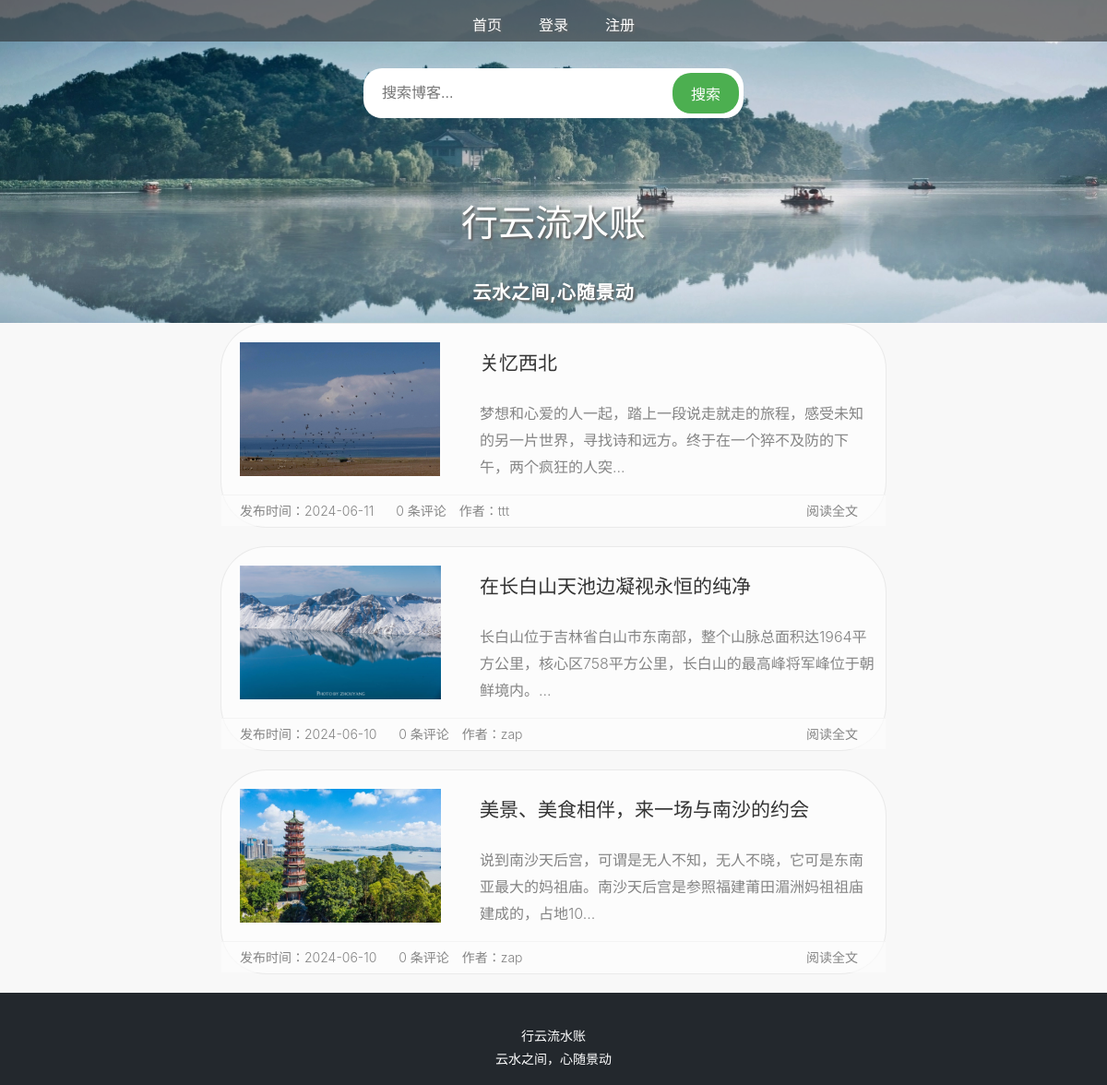
Screenshot of /main.php with the database file from the repository.
### tables this page shows
CREATE TABLE `article` (
  `id` int(11) UNSIGNED NOT NULL,
  `type_id` int(11) NOT NULL,
  `title` varchar(200) NOT NULL,
  `content` text NOT NULL,
  `author` varchar(20) NOT NULL,
  `pubtime` datetime NOT NULL,
  `picture` varchar(50) NOT NULL,
  `is_deleted` tinyint(1) NOT NULL DEFAULT '0'
);

### main.php (the view, shortened to what this page needs)
<?php
    require "./header.php";
    $link = @mysqli_connect(HOST, USER, PASS, DBNAME) or die("ERROR: CANNOT CONNECT TO DATABASE!");
    $sql = "SELECT * FROM article WHERE is_deleted = 0 ORDER BY pubtime DESC LIMIT 0,5";
    $result = mysqli_query($link,$sql);
?>
<!DOCTYPE html>
<html>
<head>
    <link rel="stylesheet" type="text/css" href="./css/main.css">
</head>
<body>
    <div class="main_content">
        <div class="new_blog">
            <?php
            while ($new_blog=mysqli_fetch_array($result)) {
            ?>
            <div class="main-main">
                <div class="new-blog">
                    <div class="cover">
                        <?php echo "<a href='./blog_article.php?blog_id=".$new_blog["id"]." ' >" ?>
                        <img src="./uploads/<?php echo $new_blog["picture"]; ?>"
                             alt='<?php echo $new_blog["title"] ?>'  height="100%;"/>
                        </a>
                    </div>
                    <div class="inner-new">
                        <header class="header-new">
                            <h2 class="title-new">
                                <?php echo "<a href='./blog_article.php?blog_id=".$new_blog["id"]." ' >"; ?>
                                <?php echo $new_blog['title'] ?>
                                </a>
                            </h2>
                        </header>
                    <div class="content-new">
                        <?php echo "<a href='./blog_article.php?blog_id=".$new_blog["id"]." ' >"; ?>
                        <p>
                            <?php
                            if (strlen($new_blog['content'])>60) {
                                echo mb_substr($new_blog['content'],0,60,'UTF-8')."...";
                            }
                            else { echo $new_blog['content']; }
                            ?>
                        </p>
                        </a>
                    </div>
                    </div>
                <div class="meta-new">
                    <span class="pull-left">
                        <a class="release-date">
                            <?php echo '发布时间：'.mb_substr($new_blog['pubtime'],0,10,'UTF-8').''; ?>
                        </a>
                    <a href="./#comments" class="comments">
                        <?php echo "<a href='./blog_article.php?blog_id=".$new_blog["id"]."#comments ' >"; ?>
                        <?php
                        $comsql='select * from comment where fileid = '.$new_blog["id"].' and is_deleted = 0 order by comtime desc;';
                        $com_res=mysqli_query($link,$comsql);
                        $com_num=mysqli_num_rows($com_res);
                        echo "$com_num"." 条评论";
                        ?>
                    </a>
                    <a href=" " class="user">
                        <?php echo '作者：'.$new_blog["author"].''; ?>
                    </a>
                </span>
                <span class="pull-right">
                    <?php echo "<a  href='./blog_article.php?blog_id=".$new_blog["id"]." ' title='阅读全文'' >"; ?>
                        阅读全文
                    </a>
                </span>
            </div>
        </div>
    </div>
    <?php } ?>
</div>
</body>
<?php require("./footer.php"); ?>
</html>

### css/header.css (style rules this page uses)
body { margin: 0; overflow-x: hidden; overflow-y: auto; background-image: url("../images/111.jpg"); background-size: cover; background-repeat: no-repeat; background-position: center; }

### css/main.css (style rules this page uses)
.main-main { background-color: #f8f8f8; font-family: -apple-system, BlinkMacSystemFont, opensans, Optima, "Microsoft Yahei", sans-serif; line-height: 1.8; font-size: 16px; font-weight: 300; overflow-x: hidden; margin: 0; }
.main-main a { text-decoration: none; color: #848484; }
.new-blog { width: 720px; height: 220px; background-color: #fcfcfc; margin: 0px auto; margin-bottom: 20px; border: 1px solid rgba(192, 192, 192, 0.3); transition: all 0.5s; border-radius: 50px; }
.cover { float: left; width: 240px; height: 145px; overflow: hidden; margin: 20px; }
.inner-new { padding: 0 10px 0 0; }
.header-new { font-family: -apple-system, BlinkMacSystemFont, opensans, Optima, "Microsoft Yahei", sans-serif; line-height: 1.8; font-size: 16px; color: #848484; font-weight: 300; }
.title-new a { font-size: 21px; font-weight: 400; color: #333; }
.meta-new { padding: 3px 20px; border-top: 1px solid #f3f3f3; line-height: 27px; overflow: hidden; display: block; clear: both; font-size: 14px; background: rgba(253, 253, 253, .7); }
.meta-new a { margin-right: 10px; }
.pull-left { float: left; }
.pull-right { float: right; }

### rows the page displays
article: picture (picture), title "关忆西北", content "梦想和心爱的人一起，踏上一段说走就走的旅程，感受未知的另一片世界，寻找诗和远方。终于在一个猝不及防的下午，两个疯狂的人突", pubtime "2024-06-11", com_num "0", author "ttt"
article: picture (picture), title "在长白山天池边凝视永恒的纯净", content "长白山位于吉林省白山市东南部，整个山脉总面积达1964平方公里，核心区758平方公里，长白山的最高峰将军峰位于朝鲜境内。", pubtime "2024-06-10", com_num "0", author "zap"
article: picture (picture), title "美景、美食相伴，来一场与南沙的约会", content "说到南沙天后宫，可谓是无人不知，无人不晓，它可是东南亚最大的妈祖庙。南沙天后宫是参照福建莆田湄洲妈祖祖庙建成的，占地10", pubtime "2024-06-10", com_num "0", author "zap"
